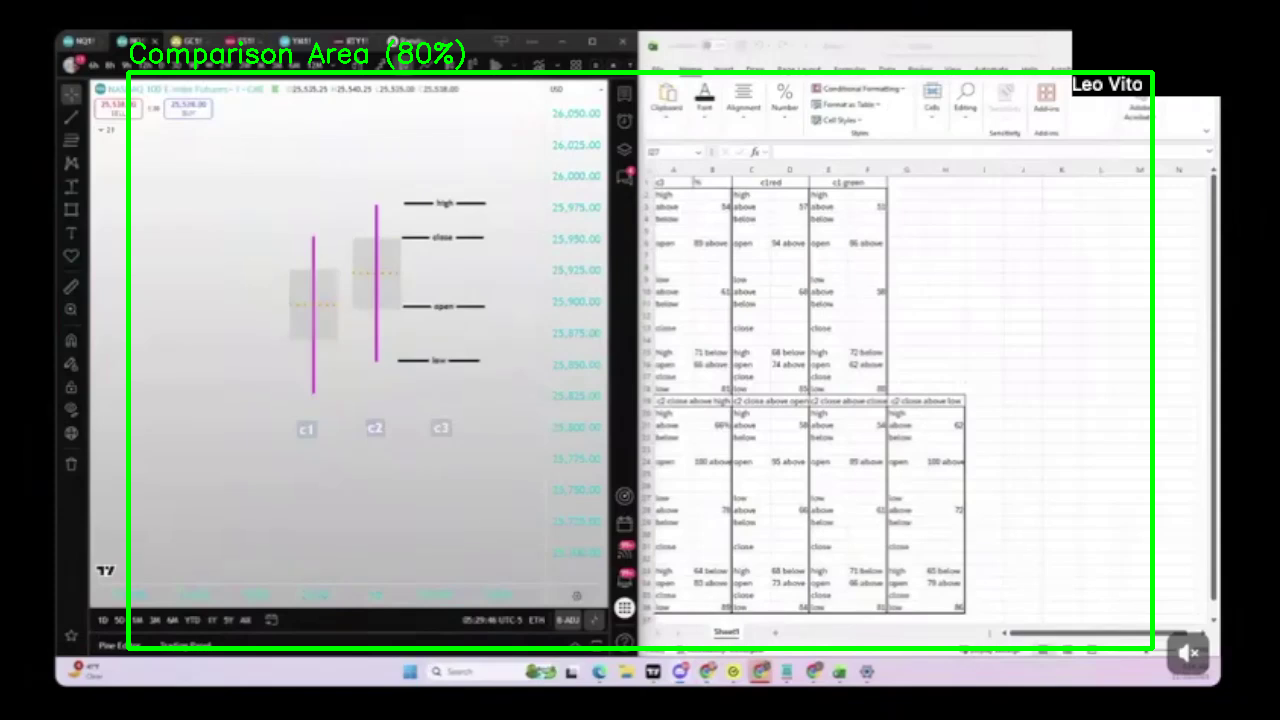
#> input picture scripts/vis_000_0.02.png, 1280 x 720 px; its folder holds only this picture in this run
$ python test_projection_crop.py . out   (older library calls are emulated)
#> lines starting #> are read from the running program, lines starting #| are printed output that depends on the picture
#> in process, img is the input picture: shape (720, 1280, 3); mean B, G, R 165.9, 169.3, 165
import cv2
import numpy as np
import matplotlib.pyplot as plt
import os
import glob
import argparse

def get_projection_crop(img, threshold_ratio=0.1):
    """
    Find crop coordinates using projection profiles (row/col variance).
    """
#> called with threshold_ratio = 0.1
    if len(img.shape) == 3:
        gray = cv2.cvtColor(img, cv2.COLOR_BGR2GRAY)
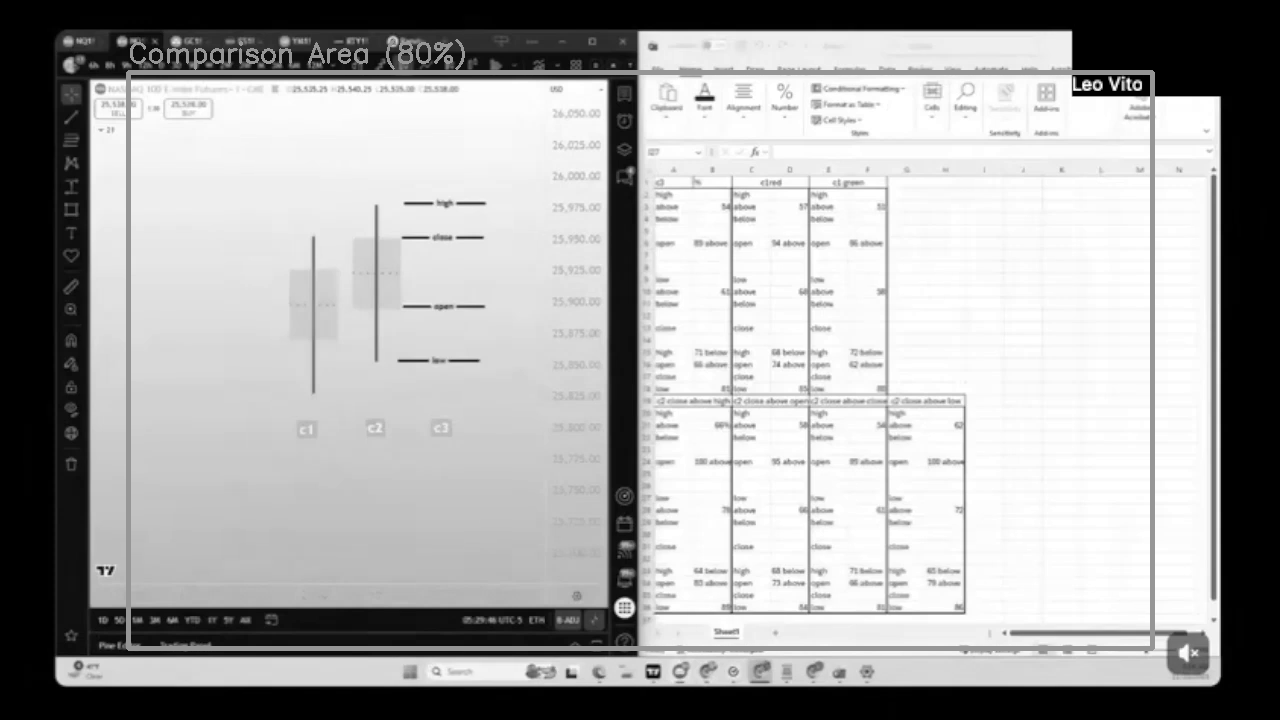
#> gray: shape (720, 1280); min 0, max 255, mean 167.6
    else:
        gray = img

    # Calculate variance along rows and columns
    # High variance = content (text, edges)
    # Low variance = flat background/border

    # We use Sobel edges to detect "activity"
    sobelx = cv2.Sobel(gray, cv2.CV_64F, 1, 0, ksize=3)
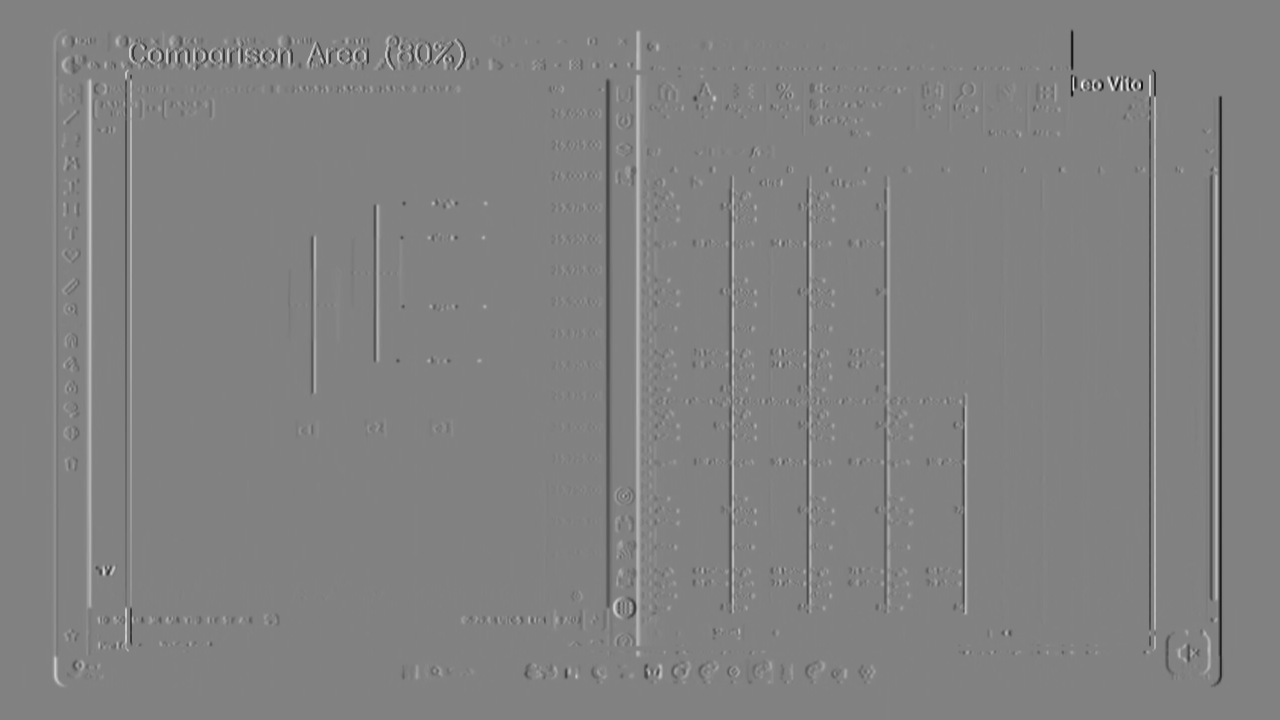
#> sobelx: shape (720, 1280) float64; min -988, max 951, mean 0; drawn with min black and max white
    sobely = cv2.Sobel(gray, cv2.CV_64F, 0, 1, ksize=3)
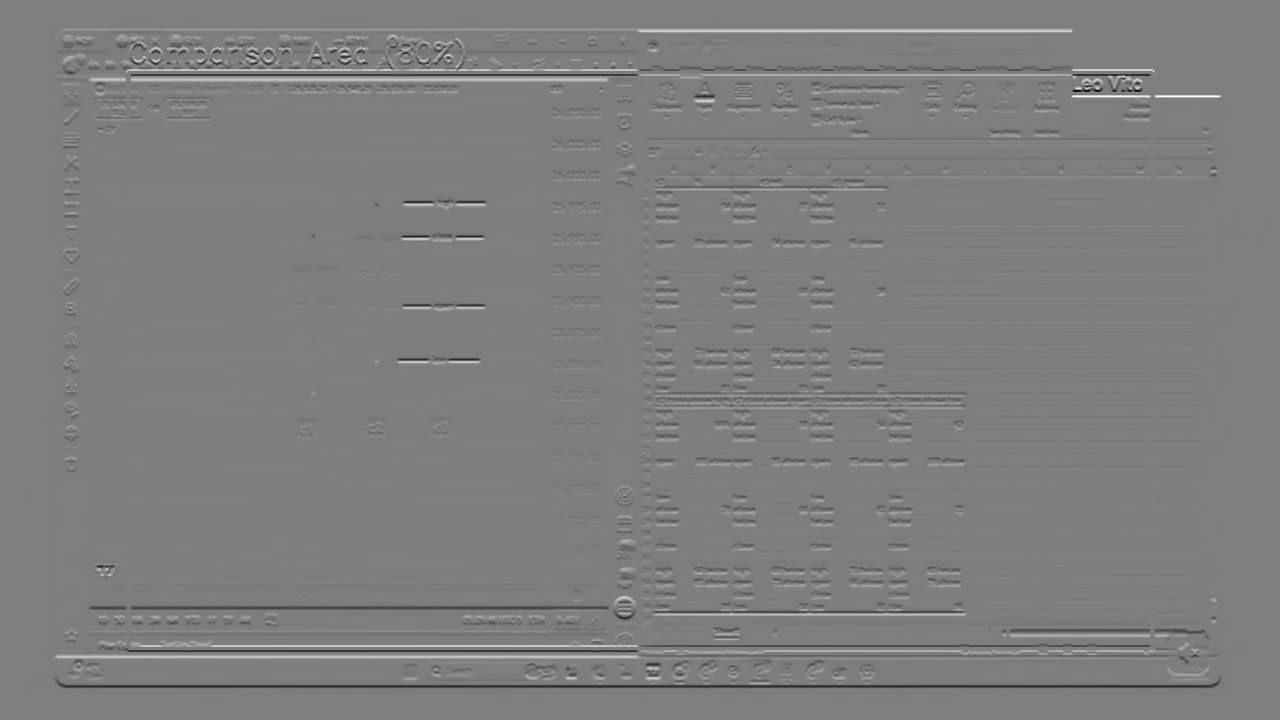
#> sobely: shape (720, 1280) float64; min -989, max 1012, mean 0; drawn with min black and max white
    magnitude = np.sqrt(sobelx**2 + sobely**2)
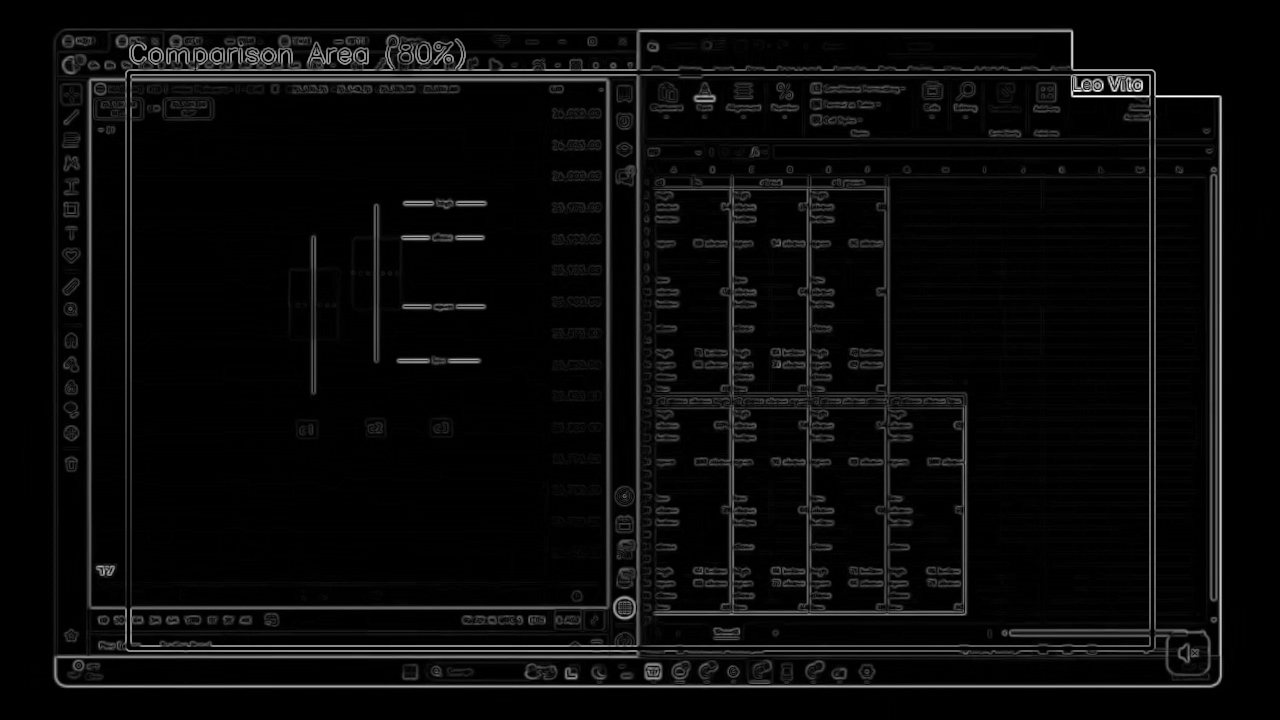
#> magnitude: shape (720, 1280) float64; min 0, max 1012, mean 40.1; drawn with min black and max white

    # Project onto axes
    row_projection = np.sum(magnitude, axis=1)
#> row_projection = 720 values, max 778671.1 at index 686, min 0 at index 0, mean 51279.8
    col_projection = np.sum(magnitude, axis=0)
#> col_projection = 1280 values, max 449305.5 at index 1220, min 0 at index 0, mean 28844.9

    # Normalize
    row_projection = row_projection / np.max(row_projection)
#> row_projection = 720 values, max 1 at index 686, min 0 at index 0, mean 0.0659
    col_projection = col_projection / np.max(col_projection)
#> col_projection = 1280 values, max 1 at index 1220, min 0 at index 0, mean 0.0642

    # Threshold
    # We look for the first and last index where activity exceeds threshold
    active_rows = np.where(row_projection > threshold_ratio)[0]
#> active_rows = 80 values from 28 to 687
    active_cols = np.where(col_projection > threshold_ratio)[0]
#> active_cols = 137 values from 54 to 1221

    if len(active_rows) == 0 or len(active_cols) == 0:
        return 0, 0, img.shape[1], img.shape[0]

    y_min, y_max = active_rows[0], active_rows[-1]
#> y_min = 28; y_max = 687
    x_min, x_max = active_cols[0], active_cols[-1]
#> x_min = 54; x_max = 1221

    # Refinement: Check if the detected boundaries are just the border edges themselves
    # If the "activity" at the boundary is very high but immediately drops, it's likely a border line
    # We move inwards until we hit consistent activity or non-black pixels

    # Simple heuristic: Move inwards by 1% and check again
    h, w = img.shape[:2]
#> h = 720; w = 1280
    margin_x = int(w * 0.01)
#> margin_x = 12
    margin_y = int(h * 0.01)
#> margin_y = 7

    x_min += margin_x
#> x_min = 66
    y_min += margin_y
#> y_min = 35
    x_max -= margin_x
#> x_max = 1209
    y_max -= margin_y
#> y_max = 680

    # Ensure valid coordinates
    x_min = max(0, x_min)
    y_min = max(0, y_min)
    x_max = min(w, x_max)
    y_max = min(h, y_max)

    return x_min, y_min, x_max - x_min, y_max - y_min

def process(input_dir, output_dir):
    os.makedirs(output_dir, exist_ok=True)
    files = sorted(glob.glob(os.path.join(input_dir, "*.png")))

    for f in files:
        img = cv2.imread(f)
        if img is None: continue

        x, y, w, h = get_projection_crop(img)
#> x = 66; y = 35; w = 1143; h = 645
        cropped = img[y:y+h, x:x+w]
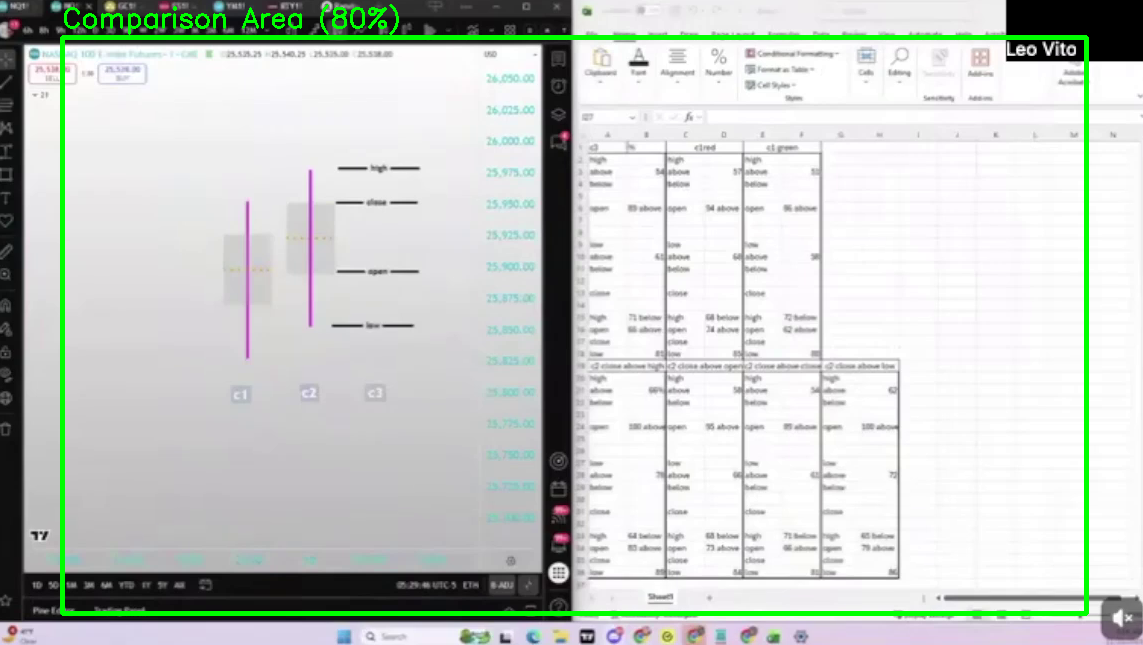
#> cropped: shape (645, 1143, 3); mean B, G, R 202.1, 206.6, 201.1

        out_path = os.path.join(output_dir, os.path.basename(f))
        cv2.imwrite(out_path, cropped)
        print(f"Processed {os.path.basename(f)}: {img.shape} -> {cropped.shape}")
#| Processed vis_000_0.02.png: (720, 1280, 3) -> (645, 1143, 3)

if __name__ == "__main__":
    parser = argparse.ArgumentParser()
    parser.add_argument("input_dir")
    parser.add_argument("output_dir")
    args = parser.parse_args()
    process(args.input_dir, args.output_dir)

$ run again, on scripts/vis_002_0.63.png
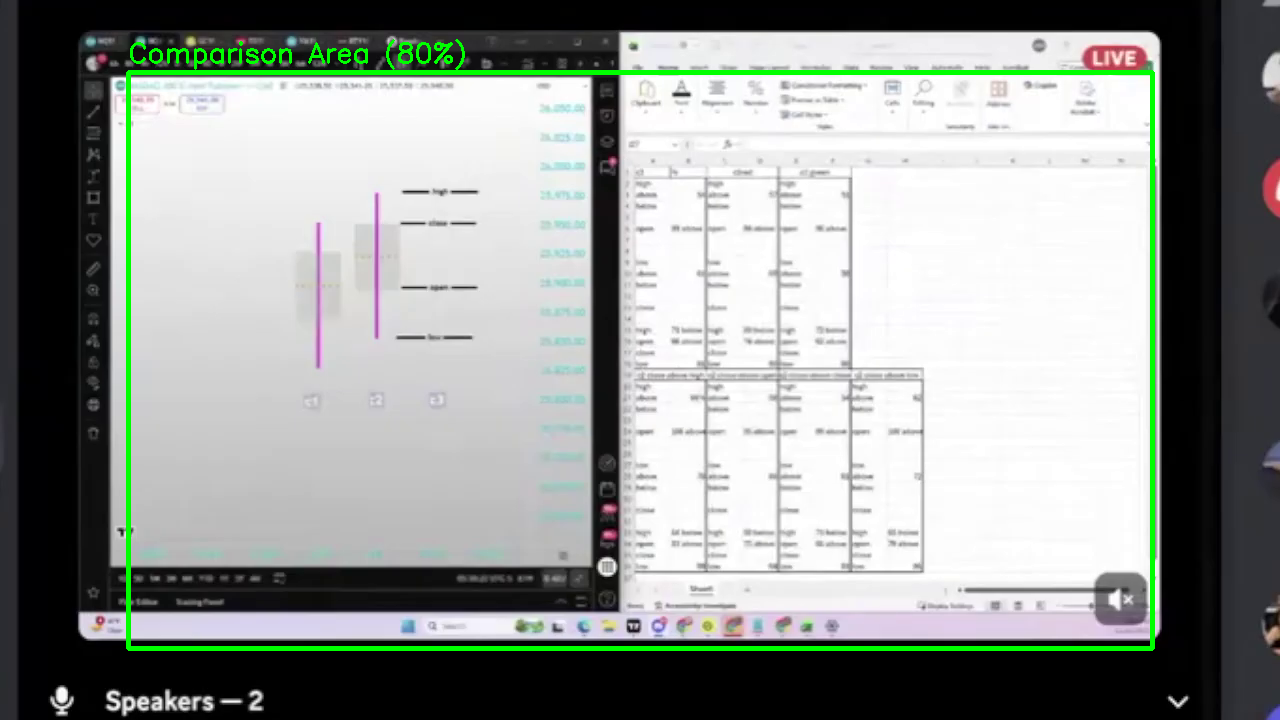
#> input picture scripts/vis_002_0.63.png, 1280 x 720 px
#> in process, img is the input picture: shape (720, 1280, 3); mean B, G, R 148.8, 152.5, 147.9
#> in get_projection_crop, `magnitude = np.sqrt(sobelx**2 + sobely**2)`:
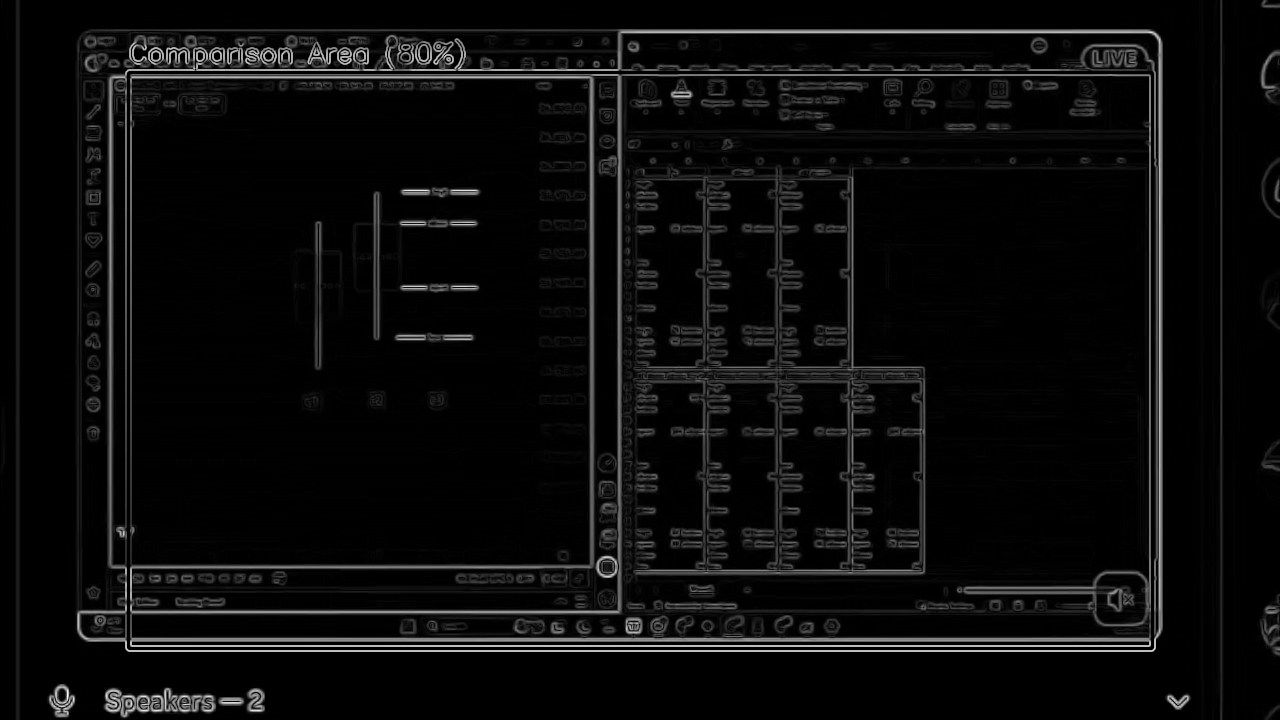
#> magnitude: shape (720, 1280) float64; min 0, max 803, mean 36.4; drawn with min black and max white
#> in get_projection_crop, `row_projection = np.sum(magnitude, axis=1)`: row_projection = 720 values, max 619159.8 at index 650, min 928 at index 674, mean 46580.6
#> in get_projection_crop, `col_projection = np.sum(magnitude, axis=0)`: col_projection = 1280 values, max 335927.8 at index 1159, min 0 at index 33, mean 26201.6
#> in get_projection_crop, `row_projection = row_projection / np.max(row_projection)`: row_projection = 720 values, max 1 at index 650, min 0.0015 at index 674, mean 0.0752
#> in get_projection_crop, `col_projection = col_projection / np.max(col_projection)`: col_projection = 1280 values, max 1 at index 1159, min 0 at index 33, mean 0.078
#> active_rows = 108 values from 29 to 710
#> active_cols = 196 values from 16 to 1222
#> in get_projection_crop, `y_min, y_max = active_rows[0], active_rows[-1]`: y_min = 29; y_max = 710
#> in get_projection_crop, `x_min, x_max = active_cols[0], active_cols[-1]`: x_min = 16; x_max = 1222
#> in get_projection_crop, `x_min += margin_x`: x_min = 28
#> in get_projection_crop, `y_min += margin_y`: y_min = 36
#> in get_projection_crop, `x_max -= margin_x`: x_max = 1210
#> in get_projection_crop, `y_max -= margin_y`: y_max = 703
#> in process, `x, y, w, h = get_projection_crop(img)`: x = 28; y = 36; w = 1182; h = 667
#> in process, `cropped = img[y:y+h, x:x+w]`:
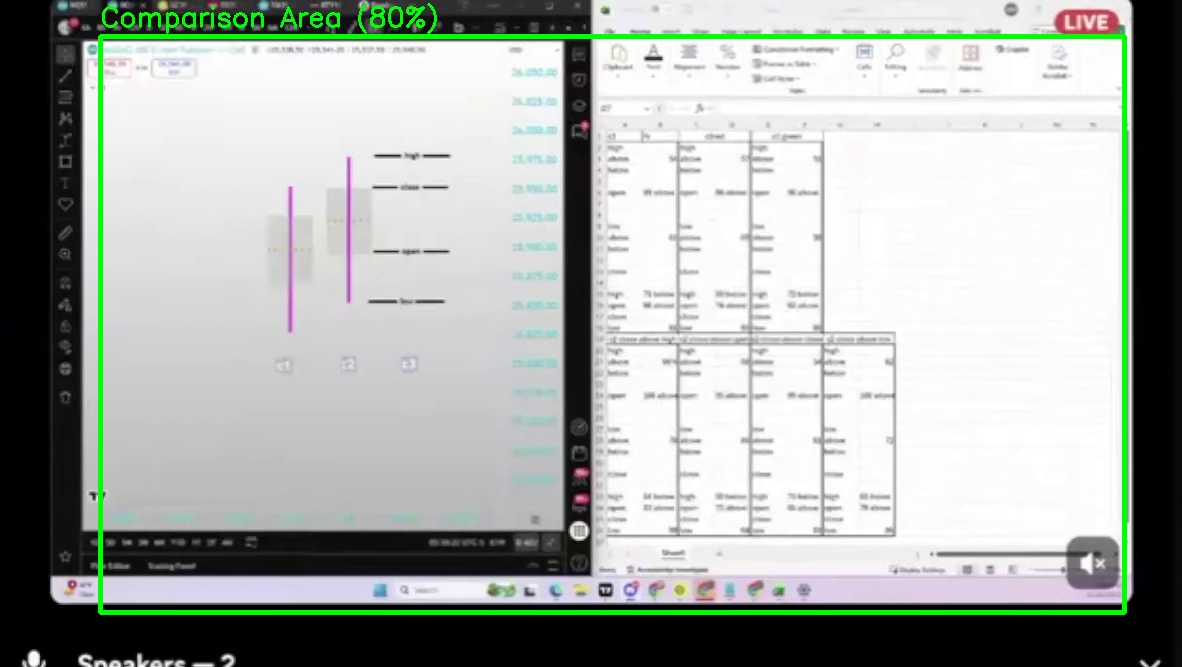
#> cropped: shape (667, 1182, 3); mean B, G, R 168.8, 173.5, 168.1
#| Processed vis_002_0.63.png: (720, 1280, 3) -> (667, 1182, 3)
